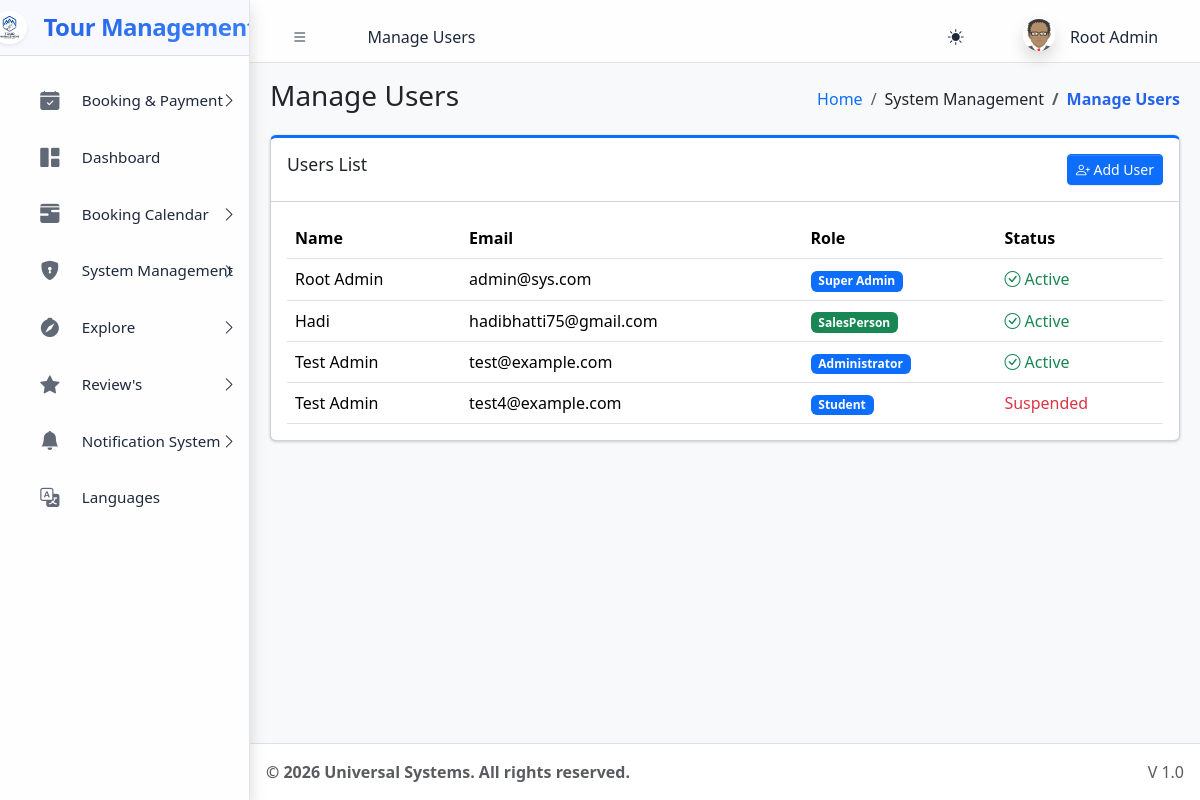
/dashboards/super_admin/manage_users.php (signed in), run on the app's committed database.
### tables this page shows
CREATE TABLE `sys_pages` (
  `id` int(11) NOT NULL,
  `parent_id` int(11) DEFAULT 0,
  `page_name` varchar(100) NOT NULL,
  `page_url` varchar(255) DEFAULT '#',
  `icon_class` varchar(50) DEFAULT 'bi bi-circle',
  `sort_order` int(11) DEFAULT 0
);

CREATE TABLE `users` (
  `id` int(11) NOT NULL,
  `name` varchar(100) NOT NULL,
  `email` varchar(100) NOT NULL,
  `password` varchar(255) NOT NULL,
  `role` varchar(50) NOT NULL,
  `identity_no` varchar(50) DEFAULT NULL,
  `registration_no` varchar(50) DEFAULT NULL,
  `is_active` tinyint(1) DEFAULT 1
);

CREATE TABLE `sys_roles` (
  `id` int(11) NOT NULL,
  `role_name` varchar(50) NOT NULL,
  `role_key` varchar(50) NOT NULL,
  `is_system_role` tinyint(1) DEFAULT 0 COMMENT '1=Cannot Delete'
);

### core/session.php (called while the page is built, shortened)
<?php
function getRoleBadgeColor($roleName) {
    $colors = ['primary', 'secondary', 'success', 'danger', 'warning', 'info', 'dark'];
    $index = crc32($roleName) % count($colors);
    return 'text-bg-' . $colors[$index];
}
?>

### dashboards/super_admin/manage_users.php (the view, shortened to what this page needs)
<?php
require_once '../../includes/header.php';
?>
<div class="card card-primary card-outline">
    <div class="card-header">
        <h3 class="card-title">Users List</h3>
        <button class="btn btn-primary btn-sm float-end" data-bs-toggle="modal" data-bs-target="#addUserModal">
            <i class="bi bi-person-plus"></i> Add User
        </button>
    </div>
    <div class="card-body">
        <table class="table table-hover">
            <thead>
                <tr>
                    <th>Name</th>
                    <th>Email</th>
                    <th>Role</th>
                    <th>Status</th>
                </tr>
            </thead>
            <tbody>
                <?php
                $users = $pdo->query("SELECT u.*, r.role_name FROM users u JOIN sys_roles r ON u.role = r.role_key");
                while($u = $users->fetch()):
                    $badgeClass = getRoleBadgeColor($u['role_name']);
                ?>
                <tr>
                    <td><?= htmlspecialchars($u['name']) ?></td>
                    <td><?= htmlspecialchars($u['email']) ?></td>
                    <td><span class="badge <?= $badgeClass ?>"><?= htmlspecialchars($u['role_name']) ?></span></td>
                    <td><?= $u['is_active'] ? '<span class="text-success"><i class="bi bi-check-circle"></i> Active</span>' : '<span class="text-danger">Suspended</span>' ?></td>
                </tr>
                <?php endwhile; ?>
            </tbody>
        </table>
    </div>
</div>
<?php require_once '../../includes/footer.php'; ?>

### includes/header.php (shortened to what this page needs)
<?php
require_once __DIR__ . '/../core/session.php';
$base_path = parse_url(BASE_URL, PHP_URL_PATH);
$current_url = substr($_SERVER['SCRIPT_NAME'], strlen($base_path));
$pageStmt = $pdo->prepare("SELECT * FROM sys_pages WHERE page_url LIKE ? LIMIT 1");
$pageStmt->execute(["%$current_url%"]);
$currentPageData = $pageStmt->fetch();
$pageTitle = $currentPageData['page_name'] ?? 'Dashboard';
$pageId = $currentPageData['id'] ?? 0;
$breadcrumbs = [];
if ($currentPageData) {
    $crumbId = $currentPageData['id'];
    while($crumbId != 0) {
        $crumbStmt = $pdo->prepare("SELECT id, parent_id, page_name, page_url FROM sys_pages WHERE id = ?");
        $crumbStmt->execute([$crumbId]);
        $crumb = $crumbStmt->fetch();
        array_unshift($breadcrumbs, $crumb);
        $crumbId = $crumb['parent_id'];
    }
}
?>
<!DOCTYPE html>
<html lang="en"> <head>
    <link rel="stylesheet" href="<?= BASE_URL ?>assets/css/bootstrap.min.css" />
    <link rel="stylesheet" href="<?= BASE_URL ?>assets/css/bootstrap-icons.css" />
    <link rel="stylesheet" href="<?= BASE_URL ?>assets/css/adminlte.min.css" />
</head>
<body class="layout-fixed sidebar-expand-lg bg-body-tertiary">
<div class="app-wrapper">
    <nav class="app-header navbar navbar-expand bg-body">
        <div class="container-fluid">
            <ul class="navbar-nav">
                <li class="nav-item"> <a class="nav-link" data-lte-toggle="sidebar" href="#" role="button"><i class="bi bi-list"></i></a> </li>
                <li class="nav-item d-none d-md-block"> <a href="#" class="nav-link"><?= $pageTitle ?></a> </li>
            </ul>
            <ul class="navbar-nav ms-auto">
                 <li class="nav-item">
                    <button class="btn btn-link nav-link" id="theme-toggle" type="button">
                        <i class="bi bi-sun-fill" id="theme-icon"></i>
                    </button>
                </li>
                <li class="nav-item dropdown user-menu">
                    <a href="#" class="nav-link dropdown-toggle" data-bs-toggle="dropdown">
                        <img src="<?= !empty($_SESSION['avatar']) ? $_SESSION['avatar'] : BASE_URL.'assets/img/avatar.png' ?>" class="user-image rounded-circle shadow" alt="User Image">
                        <span class="d-none d-md-inline ms-1"><?= htmlspecialchars($_SESSION['name']) ?></span>
                    </a>
                </li>
            </ul>
        </div>
    </nav>
    <?php include 'sidebar.php'; ?>
    <main class="app-main">
        <div class="app-content-header">
            <div class="container-fluid">
                <div class="row">
                    <div class="col-sm-6"><h3 class="mb-0"><?= $pageTitle ?></h3></div>
                    <div class="col-sm-6">
                        <ol class="breadcrumb float-sm-end">
                            <li class="breadcrumb-item"><a href="<?= BASE_URL ?>">Home</a></li>
                            <?php foreach($breadcrumbs as $b): ?>
                                <li class="breadcrumb-item <?= ($b['id'] == $pageId) ? 'active' : '' ?>">
                                    <?= htmlspecialchars($b['page_name']) ?>
                                </li>
                            <?php endforeach; ?>
                        </ol>
                    </div>
                </div>
            </div>
        </div>
        <div class="app-content">
            <div class="container-fluid">

### includes/sidebar.php (shortened to what this page needs)
<aside class="app-sidebar shadow">
    <div class="sidebar-brand">
        <a href="<?= BASE_URL ?>index.php" class="brand-link d-flex align-items-center">
            <img src="<?= BASE_URL ?>assets/img/logo.png" alt="Logo" class="brand-image shadow-sm rounded-circle me-2" style="width: 35px; height: 35px; object-fit: cover;">
            <span class="brand-text h4 mb-0 fw-bold">Tour Management</span>
        </a>
    </div>
    <div class="sidebar-wrapper">
        <nav class="mt-2">
            <ul class="nav sidebar-menu flex-column" data-lte-toggle="treeview" role="menu" data-accordion="false">
                <?php
                function buildMenu($pdo, $parentId = 0, $userRole, $currentUrl)
                {
                    $sql = "
                        SELECT p.* FROM sys_pages p
                        JOIN role_access ra ON p.id = ra.page_id
                        WHERE p.parent_id = ? AND ra.role_key = ?
                        ORDER BY p.sort_order ASC
                    ";
                    $stmt = $pdo->prepare($sql);
                    $stmt->execute([$parentId, $userRole]);
                    $items = $stmt->fetchAll();
                    foreach ($items as $item) {
                        $childStmt = $pdo->prepare("SELECT COUNT(*) FROM sys_pages WHERE parent_id = ?");
                        $childStmt->execute([$item['id']]);
                        $hasChildren = $childStmt->fetchColumn() > 0;
                        $isActive = (strpos($currentUrl, $item['page_url']) !== false && $item['page_url'] !== '#');
                        $menuOpen = $isActive ? 'menu-open' : '';
                        $activeClass = $isActive ? 'active' : '';
                        echo '<li class="nav-item ' . $menuOpen . '">';
                        echo '<a href="' . ($hasChildren ? '#' : BASE_URL . $item['page_url']) . '" class="nav-link ' . $activeClass . '">';
                        echo '<i class="nav-icon ' . $item['icon_class'] . '"></i>';
                        echo '<p>' . htmlspecialchars($item['page_name']);
                        if ($hasChildren) {
                            echo '<i class="nav-arrow bi bi-chevron-right"></i>';
                        }
                        echo '</p></a>';
                        if ($hasChildren) {
                            buildMenu($pdo, $item['id'], $userRole, $currentUrl);
                        }
                        echo '</li>';
                    }
                }
                $base_path = parse_url(BASE_URL, PHP_URL_PATH);
                $cur = substr($_SERVER['SCRIPT_NAME'], strlen($base_path));
                buildMenu($pdo, 0, $_SESSION['role'], $cur);
                ?>
            </ul>
        </nav>
    </div>
</aside>

### includes/header.php (style rules this page uses)
:root { --app-primary-blue: #2563eb; --app-primary-blue-rgb: 37, 99, 235; --app-accent-blue: #3b82f6; --app-sidebar-width: 280px; --app-glass-blur: blur(15px) saturate(180%); }
[data-bs-theme="light"] { --app-sidebar-bg: rgba(255, 255, 255, 0.8); --app-sidebar-text: #1e293b; --app-sidebar-text-rgb: 30, 41, 59; --app-sidebar-border: rgba(0, 0, 0, 0.1); --app-nav-active-bg: rgba(37, 99, 235, 0.1); --app-nav-hover-bg: rgba(0, 0, 0, 0.05); --app-header-bg: rgba(255, 255, 255, 0.8); }
.user-image { width: 30px; height: 30px; object-fit: cover; }
.app-header { background: var(--app-header-bg) !important; backdrop-filter: var(--app-glass-blur); -webkit-backdrop-filter: var(--app-glass-blur); border-bottom: 1px solid var(--app-sidebar-border) !important; }
.breadcrumb-item.active { color: var(--app-primary-blue); font-weight: 600; }
body { transition: background-color 0.3s ease, color 0.3s ease; }
body { top: 0px !important; }

### includes/sidebar.php (style rules this page uses)
.app-sidebar { background: var(--app-sidebar-bg) !important; backdrop-filter: var(--app-glass-blur); -webkit-backdrop-filter: var(--app-glass-blur); border-right: 1px solid var(--app-sidebar-border) !important; transition: all 0.4s cubic-bezier(0.4, 0, 0.2, 1); color: var(--app-sidebar-text) !important; }
.sidebar-brand { background: rgba(var(--app-primary-blue-rgb), 0.03) !important; border-bottom: 1px solid var(--app-sidebar-border) !important; padding: 1.5rem 1rem !important; }
.brand-text { font-weight: 700 !important; letter-spacing: -0.5px; background: linear-gradient(135deg, var(--app-primary-blue) 0%, var(--app-accent-blue) 100%); -webkit-background-clip: text; -webkit-text-fill-color: transparent; }
.nav-link { border-radius: 12px !important; margin: 0.2rem 0.8rem !important; padding: 0.8rem 1rem !important; transition: all 0.3s ease !important; border: 1px solid transparent !important; color: var(--app-sidebar-text) !important; }
.nav-icon { font-size: 1.2rem !important; margin-right: 12px !important; transition: transform 0.3s ease; color: var(--app-sidebar-text); opacity: 0.7; }
.sidebar-menu p { font-weight: 500; font-size: 0.95rem; }

### data on the page
sys_pages: page_name "Manage Users"
sys_pages: page_name "Booking & Payment"
sys_pages: page_name "Dashboard"
sys_pages: page_name "Booking Calendar"
sys_pages: page_name "System Management"
sys_pages: page_name "Explore"
sys_pages: page_name "Review's"
sys_pages: page_name "Notification System"
sys_pages: page_name "Languages"
users: name "Root Admin", email "admin@sys.com", sys_roles.role_name "Super Admin", is_active 1 (drawn)
users: name "Hadi", email "hadibhatti75@gmail.com", sys_roles.role_name "SalesPerson", is_active 1 (drawn)
users: name "Test Admin", email "test@example.com", sys_roles.role_name "Administrator", is_active 1 (drawn)
users: name "Test Admin", email "test4@example.com", sys_roles.role_name "Student", is_active "Suspended"

### other printed values
$_SESSION['name'] "Root Admin"
$settings['footer_text'] "© 2026 Universal Systems. All rights reserved."
